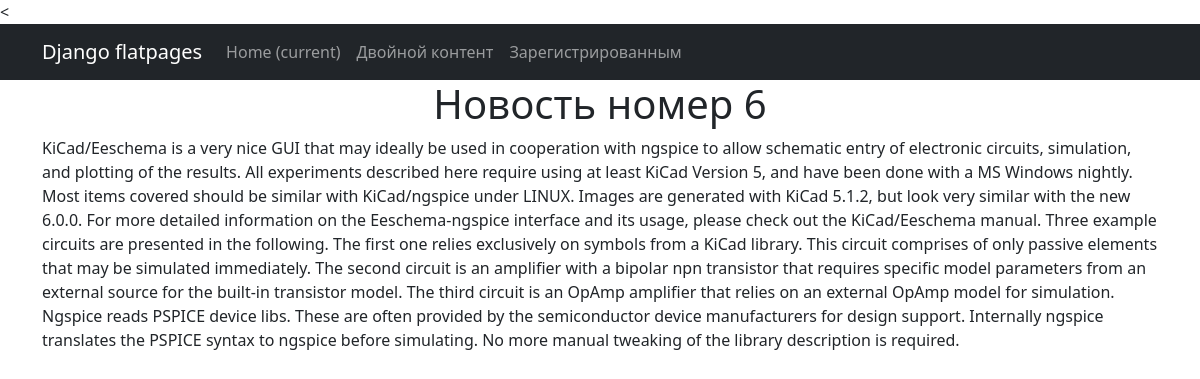
/news/6, run on the app's committed database.
### NewsPortal/models.py (models this page shows, shortened)
class Post(models.Model):
    article = "AR"
    news = "NS"
    POST_TYPE = [(article, 'Статья'), (news, 'Новость')]
    post_author = models.ForeignKey(Author, on_delete=models.PROTECT)
    type = models.CharField(max_length=2, choices=POST_TYPE, default=article)
    time_of_creation = models.DateTimeField(auto_now_add=True)
    category = models.ManyToManyField(Category, through="PostCategory")
    header = models.CharField(max_length=255)  # TODO
    text = models.TextField()  # TODO
    rating = models.IntegerField(default=0)

### NewsPortal/views.py (the view)
# urls.py: path('<int:pk>', NewsDetail.as_view()),
class NewsDetail(DetailView):
   model = Post
   template_name = 'newsdetail.html'
   context_object_name = 'newsdetail'

### templates/newsdetail.html (shortened to what this page needs)
<{% extends 'flatpages/default.html' %}
{% load custom_filters %}
{% block content %}
    <h1>{{newsdetail.header}}</h1>
    <p>{{newsdetail.text}}</p>
{% endblock content %}

### data on the page
Post: header "Новость номер 6", text "KiCad/Eeschema is a very nice GUI that may ideally be used in cooperation with ngspice to allow schematic entry of electronic circuits, simulation, and plotting of the results. All experiments described here require using at least KiCad Version 5, and have been done with a MS Windows nightly. Most items covered should be similar with KiCad/ngspice under LINUX. Images are generated with KiCad 5.1.2, but look very similar with the new 6.0.0. For more detailed information on the Eeschema-ngspice interface and its usage, please check out the KiCad/Eeschema manual. Three example circuits are presented in the following. The first one relies exclusively on symbols from a KiCad library. This…"
